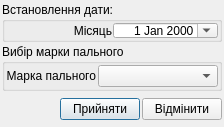
<?xml version="1.0" encoding="UTF-8"?>
<ui version="4.0">
 <class>UDialog_AParkMarkaPalnogoDateFilter</class>
 <widget class="QDialog" name="UDialog_AParkMarkaPalnogoDateFilter">
  <property name="geometry">
   <rect>
    <x>0</x>
    <y>0</y>
    <width>221</width>
    <height>127</height>
   </rect>
  </property>
  <property name="minimumSize">
   <size>
    <width>0</width>
    <height>0</height>
   </size>
  </property>
  <property name="maximumSize">
   <size>
    <width>16777215</width>
    <height>16777215</height>
   </size>
  </property>
  <property name="focusPolicy">
   <enum>Qt::NoFocus</enum>
  </property>
  <property name="contextMenuPolicy">
   <enum>Qt::DefaultContextMenu</enum>
  </property>
  <property name="windowTitle">
   <string/>
  </property>
  <property name="modal">
   <bool>true</bool>
  </property>
  <layout class="QVBoxLayout" name="verticalLayout">
   <property name="spacing">
    <number>2</number>
   </property>
   <property name="margin">
    <number>2</number>
   </property>
   <item>
    <layout class="QVBoxLayout" name="verticalLayout_2">
     <property name="spacing">
      <number>2</number>
     </property>
     <item>
      <widget class="QGroupBox" name="groupBox_dateFilter">
       <property name="minimumSize">
        <size>
         <width>200</width>
         <height>40</height>
        </size>
       </property>
       <property name="maximumSize">
        <size>
         <width>1000</width>
         <height>1000</height>
        </size>
       </property>
       <property name="title">
        <string>Встановлення дати:</string>
       </property>
       <layout class="QGridLayout">
        <property name="margin">
         <number>1</number>
        </property>
        <property name="spacing">
         <number>1</number>
        </property>
        <item row="0" column="1">
         <widget class="QLabel" name="label_year">
          <property name="text">
           <string>Місяць</string>
          </property>
          <property name="alignment">
           <set>Qt::AlignRight|Qt::AlignTrailing|Qt::AlignVCenter</set>
          </property>
         </widget>
        </item>
        <item row="0" column="2">
         <widget class="QDateEdit" name="dateEdit">
          <property name="alignment">
           <set>Qt::AlignRight|Qt::AlignTrailing|Qt::AlignVCenter</set>
          </property>
          <property name="calendarPopup">
           <bool>true</bool>
          </property>
         </widget>
        </item>
       </layout>
      </widget>
     </item>
     <item>
      <widget class="QGroupBox" name="groupBox_typMarshrutu">
       <property name="title">
        <string>Вибір марки пального</string>
       </property>
       <layout class="QVBoxLayout" name="verticalLayout_3">
        <property name="spacing">
         <number>1</number>
        </property>
        <property name="margin">
         <number>1</number>
        </property>
        <item>
         <layout class="QHBoxLayout" name="horizontalLayout">
          <property name="spacing">
           <number>2</number>
          </property>
          <item>
           <widget class="QLabel" name="label_typMarshrutu">
            <property name="text">
             <string>Марка пального</string>
            </property>
            <property name="alignment">
             <set>Qt::AlignRight|Qt::AlignTrailing|Qt::AlignVCenter</set>
            </property>
           </widget>
          </item>
          <item>
           <widget class="QComboBox" name="comboBox_markaPalnogo">
            <property name="minimumSize">
             <size>
              <width>120</width>
              <height>0</height>
             </size>
            </property>
           </widget>
          </item>
         </layout>
        </item>
       </layout>
      </widget>
     </item>
     <item>
      <spacer name="verticalSpacer">
       <property name="orientation">
        <enum>Qt::Vertical</enum>
       </property>
       <property name="sizeHint" stdset="0">
        <size>
         <width>20</width>
         <height>40</height>
        </size>
       </property>
      </spacer>
     </item>
    </layout>
   </item>
   <item>
    <layout class="QHBoxLayout">
     <property name="spacing">
      <number>2</number>
     </property>
     <property name="margin">
      <number>0</number>
     </property>
     <item>
      <spacer>
       <property name="orientation">
        <enum>Qt::Horizontal</enum>
       </property>
       <property name="sizeHint" stdset="0">
        <size>
         <width>131</width>
         <height>31</height>
        </size>
       </property>
      </spacer>
     </item>
     <item>
      <widget class="QPushButton" name="okButton">
       <property name="text">
        <string>Прийняти</string>
       </property>
       <property name="icon">
        <iconset resource="../images/UAutoParkImg.qrc">
         <normaloff>:/icontexto_webdev_pack/icontexto_webdev_pack/icontexto-webdev-ok-032x032.png</normaloff>:/icontexto_webdev_pack/icontexto_webdev_pack/icontexto-webdev-ok-032x032.png</iconset>
       </property>
      </widget>
     </item>
     <item>
      <widget class="QPushButton" name="cancelButton">
       <property name="text">
        <string>Відмінити</string>
       </property>
       <property name="icon">
        <iconset resource="../images/UAutoParkImg.qrc">
         <normaloff>:/icontexto_webdev_pack/icontexto_webdev_pack/icontexto-webdev-cancel-032x032.png</normaloff>:/icontexto_webdev_pack/icontexto_webdev_pack/icontexto-webdev-cancel-032x032.png</iconset>
       </property>
      </widget>
     </item>
    </layout>
   </item>
  </layout>
 </widget>
 <resources>
  <include location="../images/UAutoParkImg.qrc"/>
 </resources>
 <connections>
  <connection>
   <sender>okButton</sender>
   <signal>clicked()</signal>
   <receiver>UDialog_AParkMarkaPalnogoDateFilter</receiver>
   <slot>accept()</slot>
   <hints>
    <hint type="sourcelabel">
     <x>278</x>
     <y>253</y>
    </hint>
    <hint type="destinationlabel">
     <x>96</x>
     <y>254</y>
    </hint>
   </hints>
  </connection>
  <connection>
   <sender>cancelButton</sender>
   <signal>clicked()</signal>
   <receiver>UDialog_AParkMarkaPalnogoDateFilter</receiver>
   <slot>reject()</slot>
   <hints>
    <hint type="sourcelabel">
     <x>369</x>
     <y>253</y>
    </hint>
    <hint type="destinationlabel">
     <x>179</x>
     <y>282</y>
    </hint>
   </hints>
  </connection>
 </connections>
</ui>
